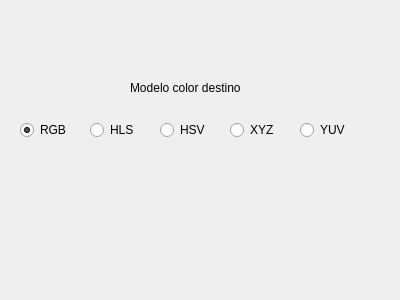
<?xml version="1.0" encoding="UTF-8"?>
<ui version="4.0">
 <class>ModeloColor</class>
 <widget class="QDialog" name="ModeloColor">
  <property name="geometry">
   <rect>
    <x>0</x>
    <y>0</y>
    <width>400</width>
    <height>300</height>
   </rect>
  </property>
  <property name="windowTitle">
   <string>Modelo de color</string>
  </property>
  <widget class="QLabel" name="label">
   <property name="geometry">
    <rect>
     <x>130</x>
     <y>80</y>
     <width>151</width>
     <height>16</height>
    </rect>
   </property>
   <property name="text">
    <string>Modelo color destino</string>
   </property>
  </widget>
  <widget class="QRadioButton" name="radioButton">
   <property name="geometry">
    <rect>
     <x>20</x>
     <y>120</y>
     <width>95</width>
     <height>20</height>
    </rect>
   </property>
   <property name="text">
    <string>RGB</string>
   </property>
   <property name="checked">
    <bool>true</bool>
   </property>
  </widget>
  <widget class="QRadioButton" name="radioButton_2">
   <property name="geometry">
    <rect>
     <x>90</x>
     <y>120</y>
     <width>95</width>
     <height>20</height>
    </rect>
   </property>
   <property name="text">
    <string>HLS</string>
   </property>
  </widget>
  <widget class="QRadioButton" name="radioButton_3">
   <property name="geometry">
    <rect>
     <x>160</x>
     <y>120</y>
     <width>95</width>
     <height>20</height>
    </rect>
   </property>
   <property name="text">
    <string>HSV</string>
   </property>
  </widget>
  <widget class="QRadioButton" name="radioButton_4">
   <property name="geometry">
    <rect>
     <x>230</x>
     <y>120</y>
     <width>95</width>
     <height>20</height>
    </rect>
   </property>
   <property name="text">
    <string>XYZ</string>
   </property>
   <property name="checked">
    <bool>false</bool>
   </property>
  </widget>
  <widget class="QRadioButton" name="radioButton_5">
   <property name="enabled">
    <bool>true</bool>
   </property>
   <property name="geometry">
    <rect>
     <x>300</x>
     <y>120</y>
     <width>95</width>
     <height>20</height>
    </rect>
   </property>
   <property name="text">
    <string>YUV</string>
   </property>
   <property name="checked">
    <bool>false</bool>
   </property>
  </widget>
 </widget>
 <resources/>
 <connections/>
</ui>
